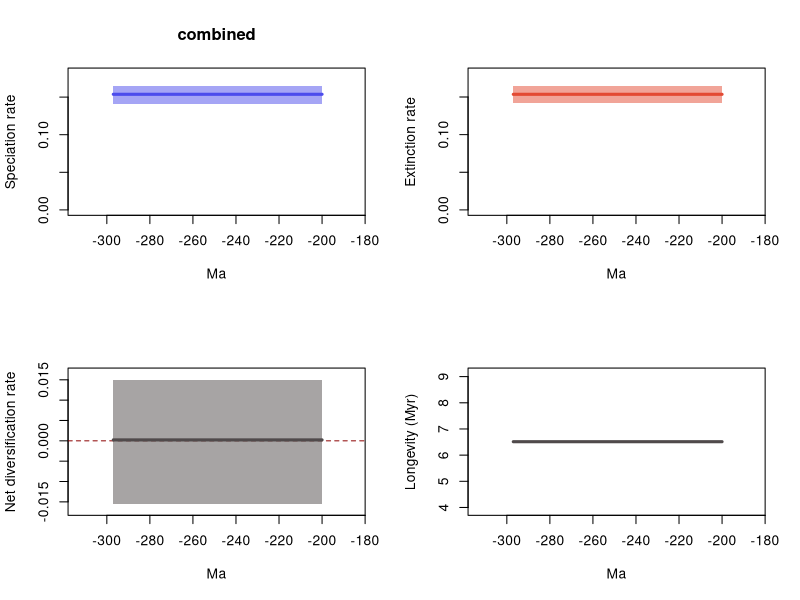

Source code (R):
# 1 files combined:
# 	.\reptilia\mcmc_predictors\B_covar_mcmc\combined_10_marginal_rates.log

# 95% HPDs calculated using code from Biopy (https://www.cs.auckland.ac.nz/~yhel002/biopy/)

pdf(file='C:/Users/SimoesLabAdmin/Documents/BDNN_Arielli/reptilia/mcmc_predictors/B_covar_mcmc/combined_10_marginal_rates_RTT.pdf',width=10.8, height=8.4)
par(mfrow=c(2,2))
library(scales)
L_hpd_m95=c(NA, NA,NA,NA,NA,NA,NA,NA,NA,NA,NA,NA,NA,NA,NA,NA,NA,NA,NA,NA,NA,NA,NA,NA,NA,NA,NA,NA,NA,NA,NA,NA,NA,NA,NA,NA,NA,NA,NA,NA,NA,NA,NA,NA,NA,NA,NA,NA,NA,NA,NA,NA,NA,NA,NA,NA,NA,NA,NA,NA,NA,NA,NA,NA,NA,NA,NA,NA,NA,NA,NA,NA,NA,NA,NA,NA,NA,NA,NA,NA,NA,NA,NA,NA,NA,NA,NA,NA,NA,NA,NA,NA,NA,NA,NA,NA,NA,NA,NA,NA,NA,NA,NA,NA,NA,NA,NA,NA,NA,NA,NA,NA,NA,NA,NA,NA,NA,NA,NA,NA,NA,NA,NA,NA,NA,NA,NA,NA,NA,NA,NA,NA,NA,NA,NA,NA,NA,NA,NA,NA,NA,NA,NA,NA,NA,NA,NA,NA,NA,NA,NA,NA,NA,NA,NA,NA,NA,NA,NA,NA,NA,NA,NA,NA,NA,NA,NA,NA,NA,NA,NA,NA,NA,NA,NA,NA,NA,NA,NA,NA,NA,NA,NA,NA,NA,NA,NA,NA,NA,NA,NA,NA,NA,NA,NA,NA,NA,NA,NA,NA,0.141296,0.141296,0.141296,0.141296,0.141296,0.141296,0.141296,0.141296,0.141296,0.141296,0.141296,0.141296,0.141296,0.141296,0.141296,0.141296,0.141296,0.141296,0.141296,0.141296,0.141296,0.141296,0.141296,0.141296,0.141296,0.141296,0.141296,0.141296,0.141296,0.141296,0.141296,0.141296,0.141296,0.141296,0.141296,0.141296,0.141296,0.141296,0.141296,0.141296,0.141296,0.141296,0.141296,0.141296,0.141296,0.141296,0.141296,0.141296,0.141296,0.141296,0.141296,0.141296,0.141296,0.141296,0.141296,0.141296,0.141296,0.141296,0.141296,0.141296,0.141296,0.141296,0.141296,0.141296,0.141296,0.141296,0.141296,0.141296,0.141296,0.141296,0.141296,0.141296,0.141296,0.141296,0.141296,0.141296,0.141296,0.141296,0.141296,0.141296,0.141296,0.141296,0.141296,0.141296,0.141296,0.141296,0.141296,0.141296,0.141296,0.141296,0.141296,0.141296,0.141296,0.141296,0.141296,0.141296,0.141296,0.141296)
L_hpd_M95=c(NA, NA,NA,NA,NA,NA,NA,NA,NA,NA,NA,NA,NA,NA,NA,NA,NA,NA,NA,NA,NA,NA,NA,NA,NA,NA,NA,NA,NA,NA,NA,NA,NA,NA,NA,NA,NA,NA,NA,NA,NA,NA,NA,NA,NA,NA,NA,NA,NA,NA,NA,NA,NA,NA,NA,NA,NA,NA,NA,NA,NA,NA,NA,NA,NA,NA,NA,NA,NA,NA,NA,NA,NA,NA,NA,NA,NA,NA,NA,NA,NA,NA,NA,NA,NA,NA,NA,NA,NA,NA,NA,NA,NA,NA,NA,NA,NA,NA,NA,NA,NA,NA,NA,NA,NA,NA,NA,NA,NA,NA,NA,NA,NA,NA,NA,NA,NA,NA,NA,NA,NA,NA,NA,NA,NA,NA,NA,NA,NA,NA,NA,NA,NA,NA,NA,NA,NA,NA,NA,NA,NA,NA,NA,NA,NA,NA,NA,NA,NA,NA,NA,NA,NA,NA,NA,NA,NA,NA,NA,NA,NA,NA,NA,NA,NA,NA,NA,NA,NA,NA,NA,NA,NA,NA,NA,NA,NA,NA,NA,NA,NA,NA,NA,NA,NA,NA,NA,NA,NA,NA,NA,NA,NA,NA,NA,NA,NA,NA,NA,NA,0.164889,0.164889,0.164889,0.164889,0.164889,0.164889,0.164889,0.164889,0.164889,0.164889,0.164889,0.164889,0.164889,0.164889,0.164889,0.164889,0.164889,0.164889,0.164889,0.164889,0.164889,0.164889,0.164889,0.164889,0.164889,0.164889,0.164889,0.164889,0.164889,0.164889,0.164889,0.164889,0.164889,0.164889,0.164889,0.164889,0.164889,0.164889,0.164889,0.164889,0.164889,0.164889,0.164889,0.164889,0.164889,0.164889,0.164889,0.164889,0.164889,0.164889,0.164889,0.164889,0.164889,0.164889,0.164889,0.164889,0.164889,0.164889,0.164889,0.164889,0.164889,0.164889,0.164889,0.164889,0.164889,0.164889,0.164889,0.164889,0.164889,0.164889,0.164889,0.164889,0.164889,0.164889,0.164889,0.164889,0.164889,0.164889,0.164889,0.164889,0.164889,0.164889,0.164889,0.164889,0.164889,0.164889,0.164889,0.164889,0.164889,0.164889,0.164889,0.164889,0.164889,0.164889,0.164889,0.164889,0.164889,0.164889)
M_hpd_m95=c(NA, NA,NA,NA,NA,NA,NA,NA,NA,NA,NA,NA,NA,NA,NA,NA,NA,NA,NA,NA,NA,NA,NA,NA,NA,NA,NA,NA,NA,NA,NA,NA,NA,NA,NA,NA,NA,NA,NA,NA,NA,NA,NA,NA,NA,NA,NA,NA,NA,NA,NA,NA,NA,NA,NA,NA,NA,NA,NA,NA,NA,NA,NA,NA,NA,NA,NA,NA,NA,NA,NA,NA,NA,NA,NA,NA,NA,NA,NA,NA,NA,NA,NA,NA,NA,NA,NA,NA,NA,NA,NA,NA,NA,NA,NA,NA,NA,NA,NA,NA,NA,NA,NA,NA,NA,NA,NA,NA,NA,NA,NA,NA,NA,NA,NA,NA,NA,NA,NA,NA,NA,NA,NA,NA,NA,NA,NA,NA,NA,NA,NA,NA,NA,NA,NA,NA,NA,NA,NA,NA,NA,NA,NA,NA,NA,NA,NA,NA,NA,NA,NA,NA,NA,NA,NA,NA,NA,NA,NA,NA,NA,NA,NA,NA,NA,NA,NA,NA,NA,NA,NA,NA,NA,NA,NA,NA,NA,NA,NA,NA,NA,NA,NA,NA,NA,NA,NA,NA,NA,NA,NA,NA,NA,NA,NA,NA,NA,NA,NA,NA,0.1426,0.1426,0.1426,0.1426,0.1426,0.1426,0.1426,0.1426,0.1426,0.1426,0.1426,0.1426,0.1426,0.1426,0.1426,0.1426,0.1426,0.1426,0.1426,0.1426,0.1426,0.1426,0.1426,0.1426,0.1426,0.1426,0.1426,0.1426,0.1426,0.1426,0.1426,0.1426,0.1426,0.1426,0.1426,0.1426,0.1426,0.1426,0.1426,0.1426,0.1426,0.1426,0.1426,0.1426,0.1426,0.1426,0.1426,0.1426,0.1426,0.1426,0.1426,0.1426,0.1426,0.1426,0.1426,0.1426,0.1426,0.1426,0.1426,0.1426,0.1426,0.1426,0.1426,0.1426,0.1426,0.1426,0.1426,0.1426,0.1426,0.1426,0.1426,0.1426,0.1426,0.1426,0.1426,0.1426,0.1426,0.1426,0.1426,0.1426,0.1426,0.1426,0.1426,0.1426,0.1426,0.1426,0.1426,0.1426,0.1426,0.1426,0.1426,0.1426,0.1426,0.1426,0.1426,0.1426,0.1426,0.1426)
M_hpd_M95=c(NA, NA,NA,NA,NA,NA,NA,NA,NA,NA,NA,NA,NA,NA,NA,NA,NA,NA,NA,NA,NA,NA,NA,NA,NA,NA,NA,NA,NA,NA,NA,NA,NA,NA,NA,NA,NA,NA,NA,NA,NA,NA,NA,NA,NA,NA,NA,NA,NA,NA,NA,NA,NA,NA,NA,NA,NA,NA,NA,NA,NA,NA,NA,NA,NA,NA,NA,NA,NA,NA,NA,NA,NA,NA,NA,NA,NA,NA,NA,NA,NA,NA,NA,NA,NA,NA,NA,NA,NA,NA,NA,NA,NA,NA,NA,NA,NA,NA,NA,NA,NA,NA,NA,NA,NA,NA,NA,NA,NA,NA,NA,NA,NA,NA,NA,NA,NA,NA,NA,NA,NA,NA,NA,NA,NA,NA,NA,NA,NA,NA,NA,NA,NA,NA,NA,NA,NA,NA,NA,NA,NA,NA,NA,NA,NA,NA,NA,NA,NA,NA,NA,NA,NA,NA,NA,NA,NA,NA,NA,NA,NA,NA,NA,NA,NA,NA,NA,NA,NA,NA,NA,NA,NA,NA,NA,NA,NA,NA,NA,NA,NA,NA,NA,NA,NA,NA,NA,NA,NA,NA,NA,NA,NA,NA,NA,NA,NA,NA,NA,NA,0.16472,0.16472,0.16472,0.16472,0.16472,0.16472,0.16472,0.16472,0.16472,0.16472,0.16472,0.16472,0.16472,0.16472,0.16472,0.16472,0.16472,0.16472,0.16472,0.16472,0.16472,0.16472,0.16472,0.16472,0.16472,0.16472,0.16472,0.16472,0.16472,0.16472,0.16472,0.16472,0.16472,0.16472,0.16472,0.16472,0.16472,0.16472,0.16472,0.16472,0.16472,0.16472,0.16472,0.16472,0.16472,0.16472,0.16472,0.16472,0.16472,0.16472,0.16472,0.16472,0.16472,0.16472,0.16472,0.16472,0.16472,0.16472,0.16472,0.16472,0.16472,0.16472,0.16472,0.16472,0.16472,0.16472,0.16472,0.16472,0.16472,0.16472,0.16472,0.16472,0.16472,0.16472,0.16472,0.16472,0.16472,0.16472,0.16472,0.16472,0.16472,0.16472,0.16472,0.16472,0.16472,0.16472,0.16472,0.16472,0.16472,0.16472,0.16472,0.16472,0.16472,0.16472,0.16472,0.16472,0.16472,0.16472)
R_hpd_m95=c(NA, NA,NA,NA,NA,NA,NA,NA,NA,NA,NA,NA,NA,NA,NA,NA,NA,NA,NA,NA,NA,NA,NA,NA,NA,NA,NA,NA,NA,NA,NA,NA,NA,NA,NA,NA,NA,NA,NA,NA,NA,NA,NA,NA,NA,NA,NA,NA,NA,NA,NA,NA,NA,NA,NA,NA,NA,NA,NA,NA,NA,NA,NA,NA,NA,NA,NA,NA,NA,NA,NA,NA,NA,NA,NA,NA,NA,NA,NA,NA,NA,NA,NA,NA,NA,NA,NA,NA,NA,NA,NA,NA,NA,NA,NA,NA,NA,NA,NA,NA,NA,NA,NA,NA,NA,NA,NA,NA,NA,NA,NA,NA,NA,NA,NA,NA,NA,NA,NA,NA,NA,NA,NA,NA,NA,NA,NA,NA,NA,NA,NA,NA,NA,NA,NA,NA,NA,NA,NA,NA,NA,NA,NA,NA,NA,NA,NA,NA,NA,NA,NA,NA,NA,NA,NA,NA,NA,NA,NA,NA,NA,NA,NA,NA,NA,NA,NA,NA,NA,NA,NA,NA,NA,NA,NA,NA,NA,NA,NA,NA,NA,NA,NA,NA,NA,NA,NA,NA,NA,NA,NA,NA,NA,NA,NA,NA,NA,NA,NA,NA,-0.015432,-0.015432,-0.015432,-0.015432,-0.015432,-0.015432,-0.015432,-0.015432,-0.015432,-0.015432,-0.015432,-0.015432,-0.015432,-0.015432,-0.015432,-0.015432,-0.015432,-0.015432,-0.015432,-0.015432,-0.015432,-0.015432,-0.015432,-0.015432,-0.015432,-0.015432,-0.015432,-0.015432,-0.015432,-0.015432,-0.015432,-0.015432,-0.015432,-0.015432,-0.015432,-0.015432,-0.015432,-0.015432,-0.015432,-0.015432,-0.015432,-0.015432,-0.015432,-0.015432,-0.015432,-0.015432,-0.015432,-0.015432,-0.015432,-0.015432,-0.015432,-0.015432,-0.015432,-0.015432,-0.015432,-0.015432,-0.015432,-0.015432,-0.015432,-0.015432,-0.015432,-0.015432,-0.015432,-0.015432,-0.015432,-0.015432,-0.015432,-0.015432,-0.015432,-0.015432,-0.015432,-0.015432,-0.015432,-0.015432,-0.015432,-0.015432,-0.015432,-0.015432,-0.015432,-0.015432,-0.015432,-0.015432,-0.015432,-0.015432,-0.015432,-0.015432,-0.015432,-0.015432,-0.015432,-0.015432,-0.015432,-0.015432,-0.015432,-0.015432,-0.015432,-0.015432,-0.015432,-0.015432)
R_hpd_M95=c(NA, NA,NA,NA,NA,NA,NA,NA,NA,NA,NA,NA,NA,NA,NA,NA,NA,NA,NA,NA,NA,NA,NA,NA,NA,NA,NA,NA,NA,NA,NA,NA,NA,NA,NA,NA,NA,NA,NA,NA,NA,NA,NA,NA,NA,NA,NA,NA,NA,NA,NA,NA,NA,NA,NA,NA,NA,NA,NA,NA,NA,NA,NA,NA,NA,NA,NA,NA,NA,NA,NA,NA,NA,NA,NA,NA,NA,NA,NA,NA,NA,NA,NA,NA,NA,NA,NA,NA,NA,NA,NA,NA,NA,NA,NA,NA,NA,NA,NA,NA,NA,NA,NA,NA,NA,NA,NA,NA,NA,NA,NA,NA,NA,NA,NA,NA,NA,NA,NA,NA,NA,NA,NA,NA,NA,NA,NA,NA,NA,NA,NA,NA,NA,NA,NA,NA,NA,NA,NA,NA,NA,NA,NA,NA,NA,NA,NA,NA,NA,NA,NA,NA,NA,NA,NA,NA,NA,NA,NA,NA,NA,NA,NA,NA,NA,NA,NA,NA,NA,NA,NA,NA,NA,NA,NA,NA,NA,NA,NA,NA,NA,NA,NA,NA,NA,NA,NA,NA,NA,NA,NA,NA,NA,NA,NA,NA,NA,NA,NA,NA,0.015041,0.015041,0.015041,0.015041,0.015041,0.015041,0.015041,0.015041,0.015041,0.015041,0.015041,0.015041,0.015041,0.015041,0.015041,0.015041,0.015041,0.015041,0.015041,0.015041,0.015041,0.015041,0.015041,0.015041,0.015041,0.015041,0.015041,0.015041,0.015041,0.015041,0.015041,0.015041,0.015041,0.015041,0.015041,0.015041,0.015041,0.015041,0.015041,0.015041,0.015041,0.015041,0.015041,0.015041,0.015041,0.015041,0.015041,0.015041,0.015041,0.015041,0.015041,0.015041,0.015041,0.015041,0.015041,0.015041,0.015041,0.015041,0.015041,0.015041,0.015041,0.015041,0.015041,0.015041,0.015041,0.015041,0.015041,0.015041,0.015041,0.015041,0.015041,0.015041,0.015041,0.015041,0.015041,0.015041,0.015041,0.015041,0.015041,0.015041,0.015041,0.015041,0.015041,0.015041,0.015041,0.015041,0.015041,0.015041,0.015041,0.015041,0.015041,0.015041,0.015041,0.015041,0.015041,0.015041,0.015041,0.015041)
L_mean=c(NA, NA,NA,NA,NA,NA,NA,NA,NA,NA,NA,NA,NA,NA,NA,NA,NA,NA,NA,NA,NA,NA,NA,NA,NA,NA,NA,NA,NA,NA,NA,NA,NA,NA,NA,NA,NA,NA,NA,NA,NA,NA,NA,NA,NA,NA,NA,NA,NA,NA,NA,NA,NA,NA,NA,NA,NA,NA,NA,NA,NA,NA,NA,NA,NA,NA,NA,NA,NA,NA,NA,NA,NA,NA,NA,NA,NA,NA,NA,NA,NA,NA,NA,NA,NA,NA,NA,NA,NA,NA,NA,NA,NA,NA,NA,NA,NA,NA,NA,NA,NA,NA,NA,NA,NA,NA,NA,NA,NA,NA,NA,NA,NA,NA,NA,NA,NA,NA,NA,NA,NA,NA,NA,NA,NA,NA,NA,NA,NA,NA,NA,NA,NA,NA,NA,NA,NA,NA,NA,NA,NA,NA,NA,NA,NA,NA,NA,NA,NA,NA,NA,NA,NA,NA,NA,NA,NA,NA,NA,NA,NA,NA,NA,NA,NA,NA,NA,NA,NA,NA,NA,NA,NA,NA,NA,NA,NA,NA,NA,NA,NA,NA,NA,NA,NA,NA,NA,NA,NA,NA,NA,NA,NA,NA,NA,NA,NA,NA,NA,NA,0.153767673,0.153767673,0.153767673,0.153767673,0.153767673,0.153767673,0.153767673,0.153767673,0.153767673,0.153767673,0.153767673,0.153767673,0.153767673,0.153767673,0.153767673,0.153767673,0.153767673,0.153767673,0.153767673,0.153767673,0.153767673,0.153767673,0.153767673,0.153767673,0.153767673,0.153767673,0.153767673,0.153767673,0.153767673,0.153767673,0.153767673,0.153767673,0.153767673,0.153767673,0.153767673,0.153767673,0.153767673,0.153767673,0.153767673,0.153767673,0.153767673,0.153767673,0.153767673,0.153767673,0.153767673,0.153767673,0.153767673,0.153767673,0.153767673,0.153767673,0.153767673,0.153767673,0.153767673,0.153767673,0.153767673,0.153767673,0.153767673,0.153767673,0.153767673,0.153767673,0.153767673,0.153767673,0.153767673,0.153767673,0.153767673,0.153767673,0.153767673,0.153767673,0.153767673,0.153767673,0.153767673,0.153767673,0.153767673,0.153767673,0.153767673,0.153767673,0.153767673,0.153767673,0.153767673,0.153767673,0.153767673,0.153767673,0.153767673,0.153767673,0.153767673,0.153767673,0.153767673,0.153767673,0.153767673,0.153767673,0.153767673,0.153767673,0.153767673,0.153767673,0.153767673,0.153767673,0.153767673,0.153767673)
M_mean=c(NA, NA,NA,NA,NA,NA,NA,NA,NA,NA,NA,NA,NA,NA,NA,NA,NA,NA,NA,NA,NA,NA,NA,NA,NA,NA,NA,NA,NA,NA,NA,NA,NA,NA,NA,NA,NA,NA,NA,NA,NA,NA,NA,NA,NA,NA,NA,NA,NA,NA,NA,NA,NA,NA,NA,NA,NA,NA,NA,NA,NA,NA,NA,NA,NA,NA,NA,NA,NA,NA,NA,NA,NA,NA,NA,NA,NA,NA,NA,NA,NA,NA,NA,NA,NA,NA,NA,NA,NA,NA,NA,NA,NA,NA,NA,NA,NA,NA,NA,NA,NA,NA,NA,NA,NA,NA,NA,NA,NA,NA,NA,NA,NA,NA,NA,NA,NA,NA,NA,NA,NA,NA,NA,NA,NA,NA,NA,NA,NA,NA,NA,NA,NA,NA,NA,NA,NA,NA,NA,NA,NA,NA,NA,NA,NA,NA,NA,NA,NA,NA,NA,NA,NA,NA,NA,NA,NA,NA,NA,NA,NA,NA,NA,NA,NA,NA,NA,NA,NA,NA,NA,NA,NA,NA,NA,NA,NA,NA,NA,NA,NA,NA,NA,NA,NA,NA,NA,NA,NA,NA,NA,NA,NA,NA,NA,NA,NA,NA,NA,NA,0.153538665,0.153538665,0.153538665,0.153538665,0.153538665,0.153538665,0.153538665,0.153538665,0.153538665,0.153538665,0.153538665,0.153538665,0.153538665,0.153538665,0.153538665,0.153538665,0.153538665,0.153538665,0.153538665,0.153538665,0.153538665,0.153538665,0.153538665,0.153538665,0.153538665,0.153538665,0.153538665,0.153538665,0.153538665,0.153538665,0.153538665,0.153538665,0.153538665,0.153538665,0.153538665,0.153538665,0.153538665,0.153538665,0.153538665,0.153538665,0.153538665,0.153538665,0.153538665,0.153538665,0.153538665,0.153538665,0.153538665,0.153538665,0.153538665,0.153538665,0.153538665,0.153538665,0.153538665,0.153538665,0.153538665,0.153538665,0.153538665,0.153538665,0.153538665,0.153538665,0.153538665,0.153538665,0.153538665,0.153538665,0.153538665,0.153538665,0.153538665,0.153538665,0.153538665,0.153538665,0.153538665,0.153538665,0.153538665,0.153538665,0.153538665,0.153538665,0.153538665,0.153538665,0.153538665,0.153538665,0.153538665,0.153538665,0.153538665,0.153538665,0.153538665,0.153538665,0.153538665,0.153538665,0.153538665,0.153538665,0.153538665,0.153538665,0.153538665,0.153538665,0.153538665,0.153538665,0.153538665,0.153538665)
R_mean=c(NA, NA,NA,NA,NA,NA,NA,NA,NA,NA,NA,NA,NA,NA,NA,NA,NA,NA,NA,NA,NA,NA,NA,NA,NA,NA,NA,NA,NA,NA,NA,NA,NA,NA,NA,NA,NA,NA,NA,NA,NA,NA,NA,NA,NA,NA,NA,NA,NA,NA,NA,NA,NA,NA,NA,NA,NA,NA,NA,NA,NA,NA,NA,NA,NA,NA,NA,NA,NA,NA,NA,NA,NA,NA,NA,NA,NA,NA,NA,NA,NA,NA,NA,NA,NA,NA,NA,NA,NA,NA,NA,NA,NA,NA,NA,NA,NA,NA,NA,NA,NA,NA,NA,NA,NA,NA,NA,NA,NA,NA,NA,NA,NA,NA,NA,NA,NA,NA,NA,NA,NA,NA,NA,NA,NA,NA,NA,NA,NA,NA,NA,NA,NA,NA,NA,NA,NA,NA,NA,NA,NA,NA,NA,NA,NA,NA,NA,NA,NA,NA,NA,NA,NA,NA,NA,NA,NA,NA,NA,NA,NA,NA,NA,NA,NA,NA,NA,NA,NA,NA,NA,NA,NA,NA,NA,NA,NA,NA,NA,NA,NA,NA,NA,NA,NA,NA,NA,NA,NA,NA,NA,NA,NA,NA,NA,NA,NA,NA,NA,NA,0.000229031,0.000229031,0.000229031,0.000229031,0.000229031,0.000229031,0.000229031,0.000229031,0.000229031,0.000229031,0.000229031,0.000229031,0.000229031,0.000229031,0.000229031,0.000229031,0.000229031,0.000229031,0.000229031,0.000229031,0.000229031,0.000229031,0.000229031,0.000229031,0.000229031,0.000229031,0.000229031,0.000229031,0.000229031,0.000229031,0.000229031,0.000229031,0.000229031,0.000229031,0.000229031,0.000229031,0.000229031,0.000229031,0.000229031,0.000229031,0.000229031,0.000229031,0.000229031,0.000229031,0.000229031,0.000229031,0.000229031,0.000229031,0.000229031,0.000229031,0.000229031,0.000229031,0.000229031,0.000229031,0.000229031,0.000229031,0.000229031,0.000229031,0.000229031,0.000229031,0.000229031,0.000229031,0.000229031,0.000229031,0.000229031,0.000229031,0.000229031,0.000229031,0.000229031,0.000229031,0.000229031,0.000229031,0.000229031,0.000229031,0.000229031,0.000229031,0.000229031,0.000229031,0.000229031,0.000229031,0.000229031,0.000229031,0.000229031,0.000229031,0.000229031,0.000229031,0.000229031,0.000229031,0.000229031,0.000229031,0.000229031,0.000229031,0.000229031,0.000229031,0.000229031,0.000229031,0.000229031,0.000229031)
trans=0.5
age=(0:(298-1))* -1
plot(age,age,type = 'n', ylim = c(0, 0.18137790000000004), xlim = c(-312.9,-185.1), ylab = 'Speciation rate', xlab = 'Ma',main='combined' )
polygon(c(age, rev(age)), c(L_hpd_M95, rev(L_hpd_m95)), col = alpha("#4c4cec",trans), border = NA)
lines(rev(age), rev(L_mean), col = "#4c4cec", lwd=3)
plot(age,age,type = 'n', ylim = c(0, 0.18119200000000002), xlim = c(-312.9,-185.1), ylab = 'Extinction rate', xlab = 'Ma' )
polygon(c(age, rev(age)), c(M_hpd_M95, rev(M_hpd_m95)), col = alpha("#e34a33",trans), border = NA)
lines(rev(age), rev(M_mean), col = "#e34a33", lwd=3)
plot(age,age,type = 'n', ylim = c(-0.0169752, 0.016545100000000004), xlim = c(-312.9,-185.1), ylab = 'Net diversification rate', xlab = 'Ma' )
abline(h=0,lty=2,col="darkred")
polygon(c(age, rev(age)), c(R_hpd_M95, rev(R_hpd_m95)), col = alpha("#504A4B",trans), border = NA)
lines(rev(age), rev(R_mean), col = "#504A4B", lwd=3)
plot(age,rev(1/M_mean),type = 'n', xlim = c(-312.9,-185.1), ylab = 'Longevity (Myr)', xlab = 'Ma' )
lines(rev(age), rev(1/M_mean), col = "#504A4B", lwd=3)
n <- dev.off()